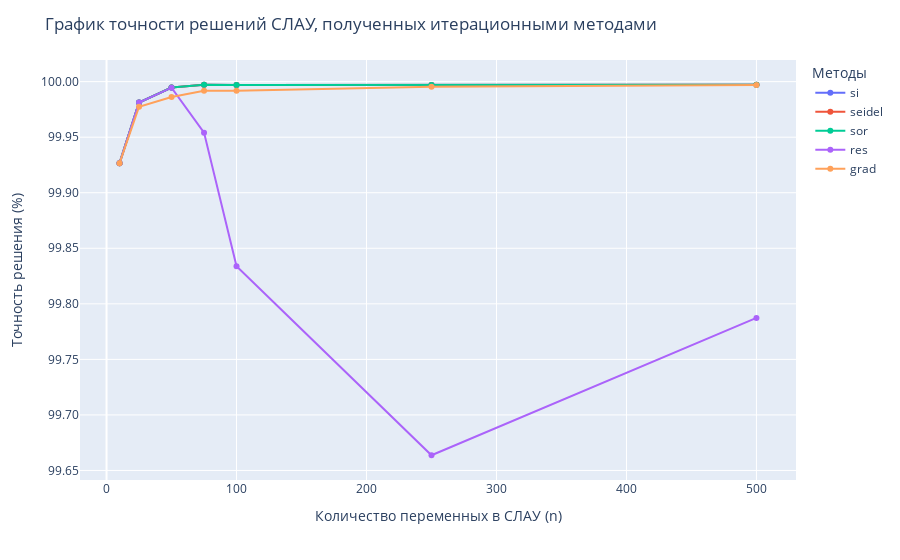

Write notebook code for a chart like this one.
### Code cell
fig = px.line(times_df, x="n", y="time", color="algo", markers=True)

fig.update_layout(
    title="График времени выполнения итерационных методов",
    legend=dict(title="Методы"),
    xaxis_title="Количество переменных в СЛАУ (n)",
    yaxis_title="Время выполнения (s)",
    yaxis=dict(tickformat=".2ef")
)

fig.show()

### Figure 1 — Plotly figure (JSON) as saved in the notebook; plotly's stock layout.template omitted (floating-point values rounded to 4 significant figures)
{"data": [{"hovertemplate": "algo=si<br>n=%{x}<br>accuracy=%{y}<extra></extra>", "legendgroup": "si", "line": {"color": "#636efa", "dash": "solid"}, "marker": {"symbol": "circle"}, "mode": "lines+markers", "name": "si", "orientation": "v", "showlegend": true, "type": "scatter", "x": [10, 25, 50, 75, 100, 250, 500], "xaxis": "x", "y": [99.93, 99.98, 99.99, 100.0, 100.0, 100.0, 100.0], "yaxis": "y"}, {"hovertemplate": "algo=seidel<br>n=%{x}<br>accuracy=%{y}<extra></extra>", "legendgroup": "seidel", "line": {"color": "#EF553B", "dash": "solid"}, "marker": {"symbol": "circle"}, "mode": "lines+markers", "name": "seidel", "orientation": "v", "showlegend": true, "type": "scatter", "x": [10, 25, 50, 75, 100, 250, 500], "xaxis": "x", "y": [99.93, 99.98, 99.99, 100.0, 100.0, 100.0, 100.0], "yaxis": "y"}, {"hovertemplate": "algo=sor<br>n=%{x}<br>accuracy=%{y}<extra></extra>", "legendgroup": "sor", "line": {"color": "#00cc96", "dash": "solid"}, "marker": {"symbol": "circle"}, "mode": "lines+markers", "name": "sor", "orientation": "v", "showlegend": true, "type": "scatter", "x": [10, 25, 50, 75, 100, 250, 500], "xaxis": "x", "y": [99.93, 99.98, 99.99, 100.0, 100.0, 100.0, 100.0], "yaxis": "y"}, {"hovertemplate": "algo=res<br>n=%{x}<br>accuracy=%{y}<extra></extra>", "legendgroup": "res", "line": {"color": "#ab63fa", "dash": "solid"}, "marker": {"symbol": "circle"}, "mode": "lines+markers", "name": "res", "orientation": "v", "showlegend": true, "type": "scatter", "x": [10, 25, 50, 75, 100, 250, 500], "xaxis": "x", "y": [99.93, 99.98, 99.99, 99.95, 99.83, 99.66, 99.79], "yaxis": "y"}, {"hovertemplate": "algo=grad<br>n=%{x}<br>accuracy=%{y}<extra></extra>", "legendgroup": "grad", "line": {"color": "#FFA15A", "dash": "solid"}, "marker": {"symbol": "circle"}, "mode": "lines+markers", "name": "grad", "orientation": "v", "showlegend": true, "type": "scatter", "x": [10, 25, 50, 75, 100, 250, 500], "xaxis": "x", "y": [99.93, 99.98, 99.99, 99.99, 99.99, 100.0, 100.0], "yaxis": "y"}], "layout": {"legend": {"title": {"text": "Методы"}, "tracegroupgap": 0}, "margin": {"t": 60}, "title": {"text": "График точности решений СЛАУ, полученных итерационными методами"}, "xaxis": {"anchor": "y", "domain": [0, 1], "title": {"text": "Количество переменных в СЛАУ (n)"}}, "yaxis": {"anchor": "x", "domain": [0, 1], "tickformat": ".2f", "title": {"text": "Точность решения (%)"}}}}
